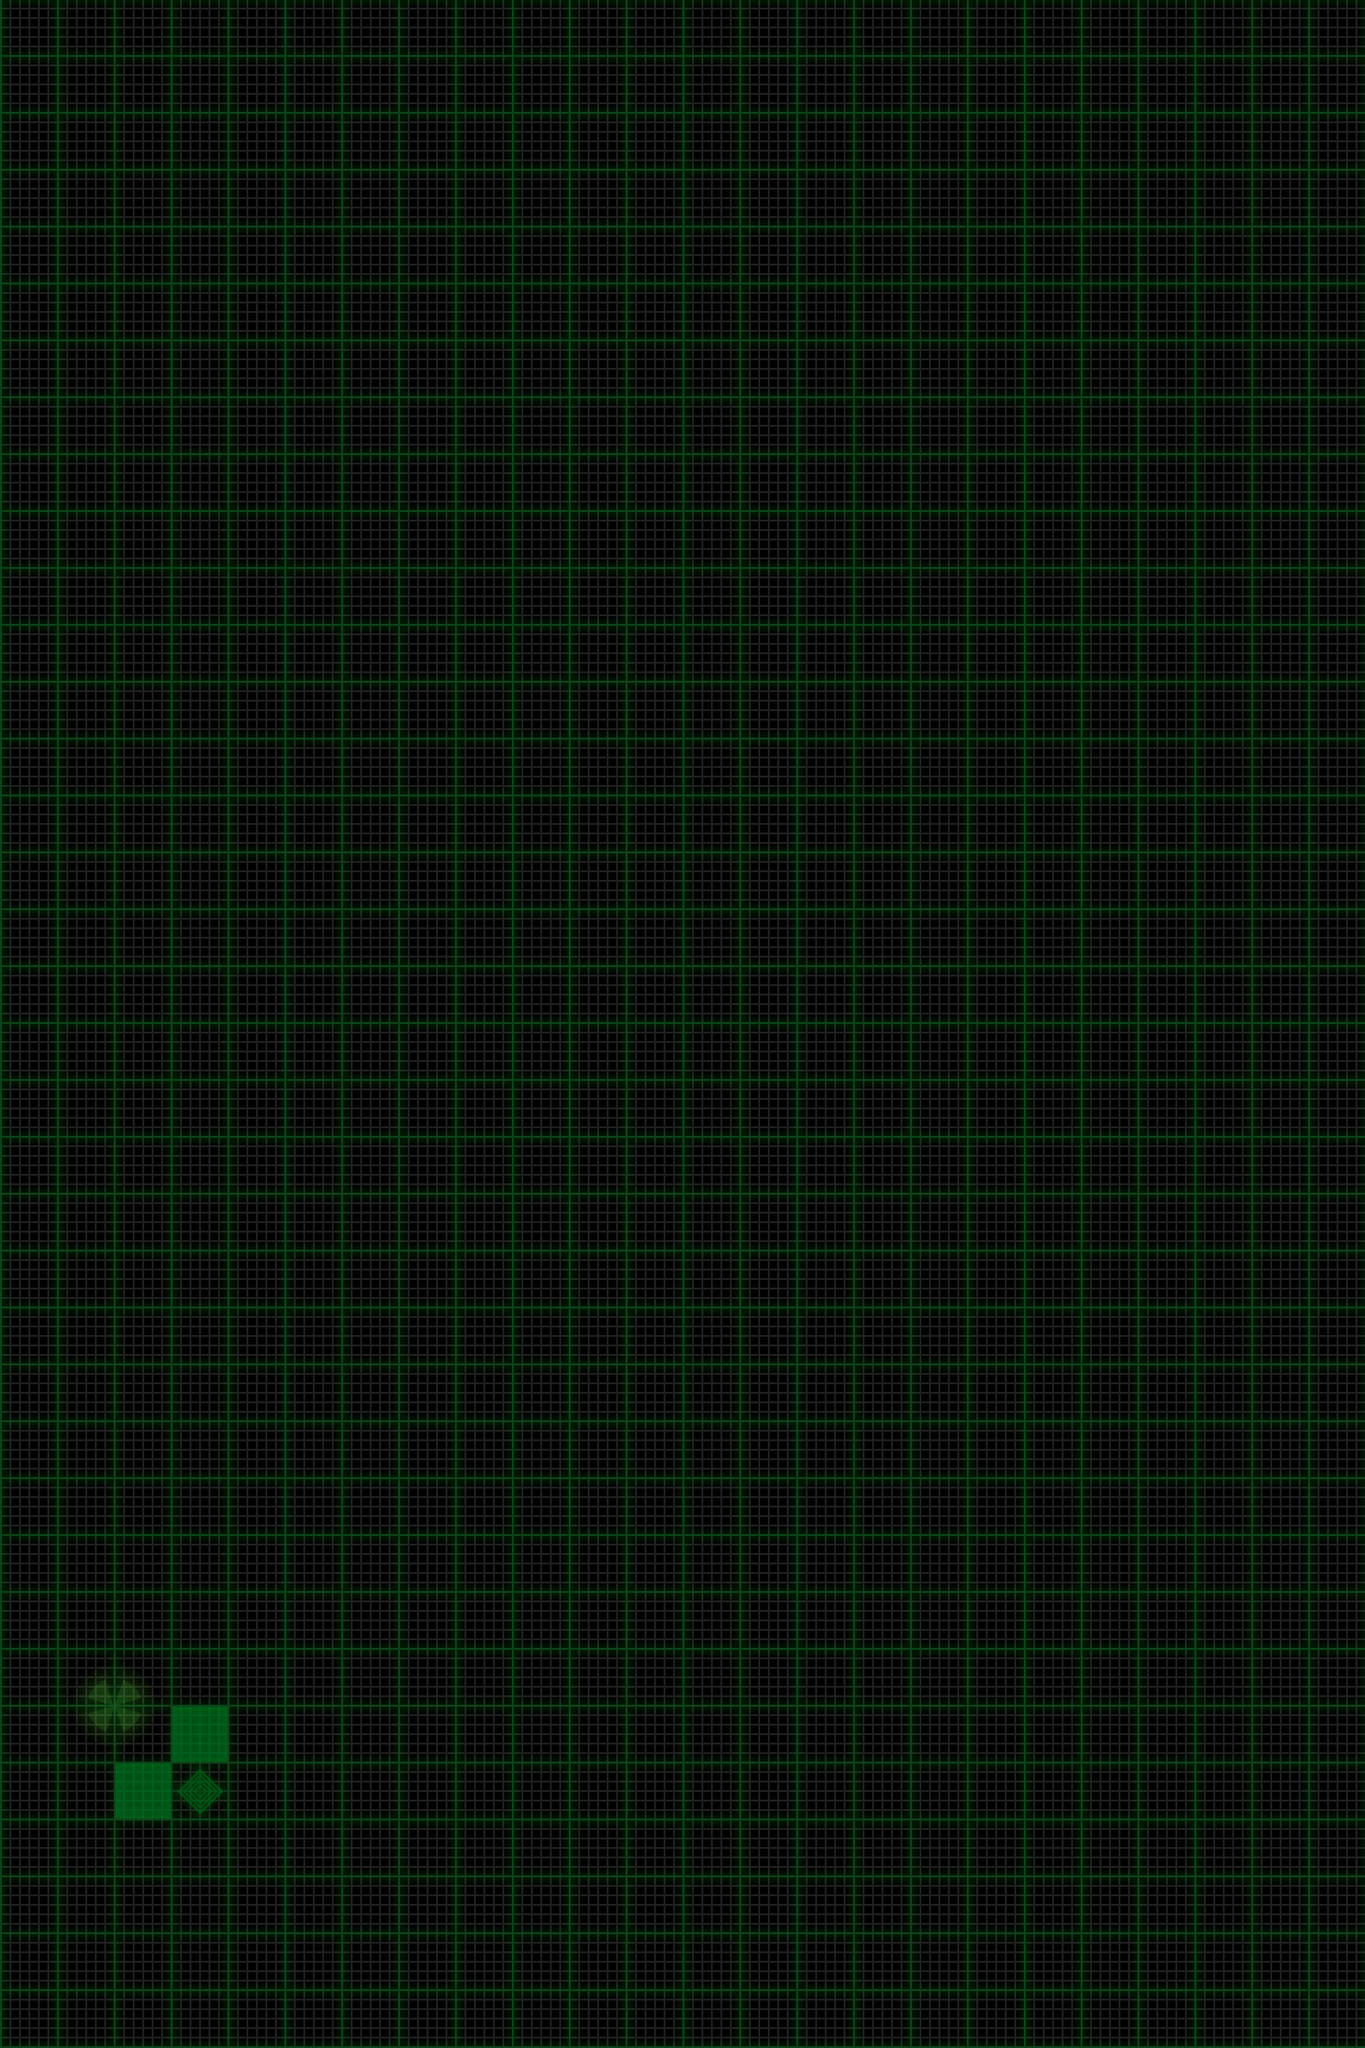

A level layout from a 2D game, rendered from its tile map. Below: a short description, then the map file with tile-grid data replaced by summaries:
An orthogonal 24x36 tile map with 60x60 px tiles, 4 tile layers (map, terrain, items, sand), 2 tilesets and 1 object (startSite).

<map version="1.0" orientation="orthogonal" width="24" height="36" tilewidth="60" tileheight="60">
 <tileset firstgid="1" name="map" tilewidth="60" tileheight="60">
  <image source="map.png" />
  <tile id="0">
   <properties>
    <property name="mapID" value="empty" />
   </properties>
  </tile>
  <tile id="1">
   <properties>
    <property name="mapID" value="down-1" />
   </properties>
  </tile>
  <tile id="2">
   <properties>
    <property name="mapID" value="down-2" />
   </properties>
  </tile>
  <tile id="3">
   <properties>
    <property name="mapID" value="down-3" />
   </properties>
  </tile>
  <tile id="4">
   <properties>
    <property name="mapID" value="down-4" />
   </properties>
  </tile>
  <tile id="5">
   <properties>
    <property name="mapID" value="down-5" />
   </properties>
  </tile>
  <tile id="6">
   <properties>
    <property name="mapID" value="up-1" />
   </properties>
  </tile>
  <tile id="7">
   <properties>
    <property name="mapID" value="up-2" />
   </properties>
  </tile>
  <tile id="8">
   <properties>
    <property name="mapID" value="up-3" />
   </properties>
  </tile>
  <tile id="9">
   <properties>
    <property name="mapID" value="up-4" />
   </properties>
  </tile>
  <tile id="10">
   <properties>
    <property name="mapID" value="up-5" />
   </properties>
  </tile>
 </tileset>
 <tileset firstgid="17" name="items" tilewidth="60" tileheight="60">
  <image source="items.png" />
  <tile id="0">
   <properties>
    <property name="itemID" value="station" />
   </properties>
  </tile>
  <tile id="1">
   <properties>
    <property name="itemID" value="sensorSite" />
   </properties>
  </tile>
  <tile id="8">
   <properties>
    <property name="itemID" value="station" />
   </properties>
  </tile>
  <tile id="9">
   <properties>
    <property name="itemID" value="sensor" />
   </properties>
  </tile>
  <tile id="16">
   <properties>
    <property name="itemID" value="station" />
   </properties>
  </tile>
  <tile id="17">
   <properties>
    <property name="itemID" value="sample" />
   </properties>
  </tile>
  <tile id="24">
   <properties>
    <property name="itemID" value="station" />
   </properties>
  </tile>
 </tileset>
 <layer name="map" width="24" height="36">
  <data>[864 cells, 864 non-empty, 1 distinct tile ids]</data>
 </layer>
 <layer name="terrain" width="24" height="36">
  <data>[864 cells, 2 non-empty, 1 distinct tile ids]</data>
 </layer>
 <layer name="items" width="24" height="36">
  <data>[864 cells, 5 non-empty, 5 distinct tile ids]</data>
 </layer>
 <layer name="sand" width="24" height="36">
  <data>[864 cells, 0 non-empty, 0 distinct tile ids]</data>
 </layer>
 <objectgroup name="objects" width="24" height="36">
  <object name="startSite" x="90" y="1770">
   <properties>
    <property name="bearing" value="south" />
    <property name="energy" value="22" />
    <property name="expectedCodeScore" value="19" />
    <property name="sampleSites" value="1" />
    <property name="sensorSites" value="0" />
    <property name="zoom" value="in" />
   </properties>
  </object>
 </objectgroup>
</map>
